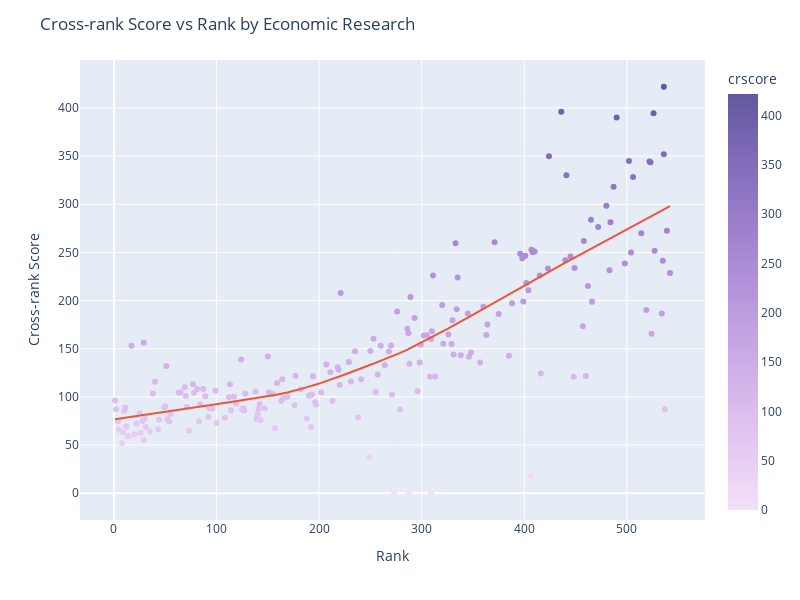

The cell this chart's notebook holds for it:
### Code cell
fig = px.scatter(df_univ_rank, 
                 x="rank", 
                 y="crscore", 
                 trendline="lowess",
                 trendline_options=dict(frac=0.5),
                 color="crscore",
                 color_continuous_scale=px.colors.sequential.Purp)

fig.update_layout(title_text = "Cross-rank Score vs Rank by Economic Research",
                  xaxis_title = "Rank",
                  yaxis_title = "Cross-rank Score",
#                 template = "plotly_dark",
                  width = 800,
                  height = 600,
                  legend=dict(
                    yanchor="bottom",
                    y=1.00,
                    xanchor="left",
                    x=0.35
                    )
                  )
fig.show()

### Figure 1 — Plotly figure (JSON) as saved in the notebook; plotly's stock layout.template omitted (floating-point values rounded to 4 significant figures; data arrays with more than 128 entries replaced by an {"elided": "..."} marker saying what was removed)
{"data": [{"hovertemplate": "rank=%{x}<br>crscore=%{marker.color}<extra></extra>", "legendgroup": "", "marker": {"color": {"elided": "201 float values"}, "coloraxis": "coloraxis", "symbol": "circle"}, "mode": "markers", "name": "", "orientation": "v", "showlegend": false, "type": "scatter", "x": {"elided": "201 int values"}, "xaxis": "x", "y": {"elided": "201 float values"}, "yaxis": "y"}, {"hovertemplate": "<b>LOWESS trendline</b><br><br>rank=%{x}<br>crscore=%{y} <b>(trend)</b><extra></extra>", "legendgroup": "", "marker": {"symbol": "circle"}, "mode": "lines", "name": "", "showlegend": false, "type": "scatter", "x": {"elided": "201 int values"}, "xaxis": "x", "y": {"elided": "201 float values"}, "yaxis": "y"}], "layout": {"coloraxis": {"colorbar": {"title": {"text": "crscore"}}, "colorscale": [[0, "rgb(243, 224, 247)"], [0.1667, "rgb(228, 199, 241)"], [0.3333, "rgb(209, 175, 232)"], [0.5, "rgb(185, 152, 221)"], [0.6667, "rgb(159, 130, 206)"], [0.8333, "rgb(130, 109, 186)"], [1, "rgb(99, 88, 159)"]]}, "height": 600, "legend": {"tracegroupgap": 0, "x": 0.35, "xanchor": "left", "y": 1, "yanchor": "bottom"}, "margin": {"t": 60}, "title": {"text": "Cross-rank Score vs Rank by Economic Research"}, "width": 800, "xaxis": {"anchor": "y", "domain": [0, 1], "title": {"text": "Rank"}}, "yaxis": {"anchor": "x", "domain": [0, 1], "title": {"text": "Cross-rank Score"}}}}
